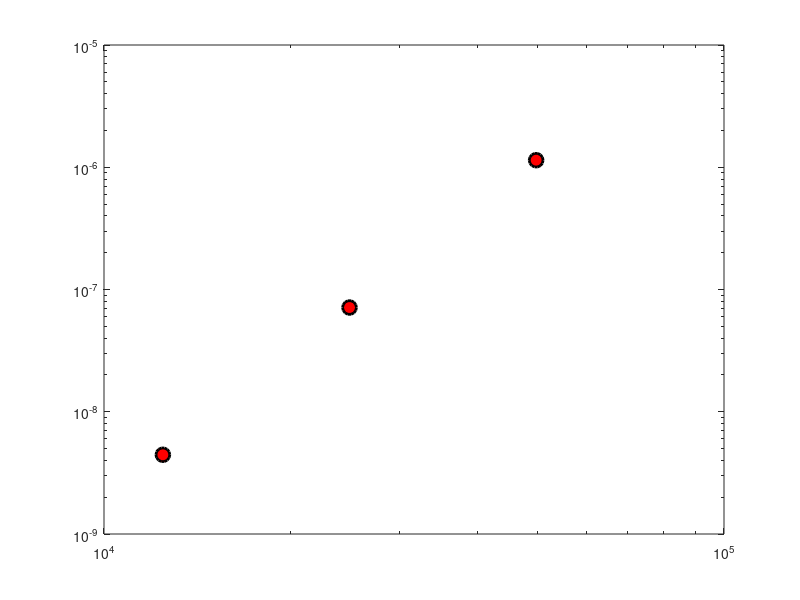

MATLAB code for this plot:
clc; clear all; close all;

radius=6371220;
N=[32 64 128];
dx=radius./(4*N);
e1=[1.1422*10^-6 7.1216*10^-8 4.4469*10^-9];
e2=[1.3885*10^-6 8.6513*10^-8 5.4018*10^-9];
e3=[2.4469*10^-6 1.5229*10^-7 9.5186*10^-9];
ldx=log(dx);
le1=log(e1);
le2=log(e2);
le3=log(e3);



%% plot 1
figure(11); 
%% curve 1
hl1=loglog(dx,e1,'ok');
set(hl1,'LineWidth',2.0);
set(hl1,'MarkerSize',10);
set(hl1,'MarkerEdgeColor','k');
set(hl1,'MarkerFaceColor','r');

hold on;
[a11,b1]=polyfit(ldx,le1,1);
ltt=linspace(min(ldx),max(ldx),1000);
lsq1=a11(2)+a11(1)*ltt;

loglog(dx,exp(a11(2).*dx.^a11(1)),'x')